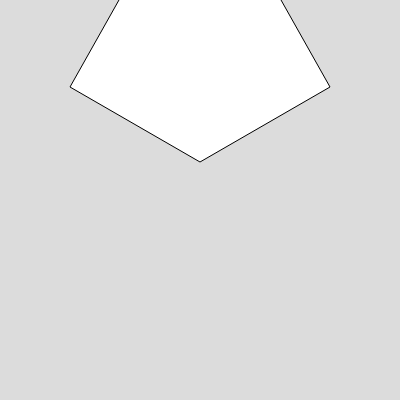
Frame 1 (no input)
Frame 60 (no input): identical to frame 1, image omitted
Frame 120 (the mouse pressed at the canvas centre since frame 60): identical to frame 1, image omitted

The p5.js sketch that drew this single still picture (run headless with seeded random() and noise() and a simulated clock; from frame 60 on, the mouse is pressed at the canvas centre):

// p5.js sketch
// ── sketch.js
// TAKatölye p5.js kod arşivi — 18 Ekim 2026
// Atölye etüdü: Alp Tuğan — Algoritmik Sanat ve Anadolu Türk Motifleri.
// Türkçe açıklamalar eklendi; düzenleme notları README.md içinde.
// Bu dosyayı tek başına sketch.js olarak kullanın.

function setup() {
  createCanvas(400, 400);
}
function draw() {
  background(220);
  push(); // Bu parçanın taşımasını diğer çizimlerden ayırır.
  translate(200, 400); // Referans noktasını tuvalin alt ortasına taşır.
  // Negatif yerel y değerleri başı bu referansın yukarısına yerleştirir.
  // Üst iki köşe -32 pikselde kaldığı için başın üstü tuval dışında kesilir.
  beginShape();
  vertex(-63, -432);
  vertex(63, -432);
  vertex(130, -313);
  vertex(0, -238);
  vertex(-130, -313);
  endShape(CLOSE);
  pop();
}
